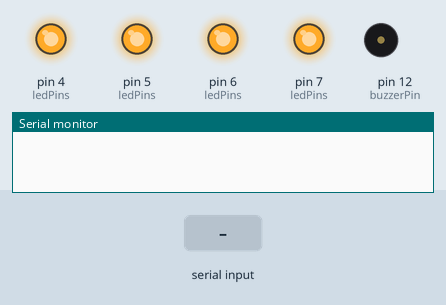
Recording of a sketch running on a simulated Arduino Uno, built with avr-gcc and run on an emulated ATmega328P. Parts: output pins drawn as LEDs (lit = HIGH), buzzer (waves = sounding, pin HIGH), the last lines printed to the serial monitor. Inputs (shaded band) come from the test bench.

Above: at 1.2 s.
1.3 s: "left\n" received over Serial
At 1.8 s:
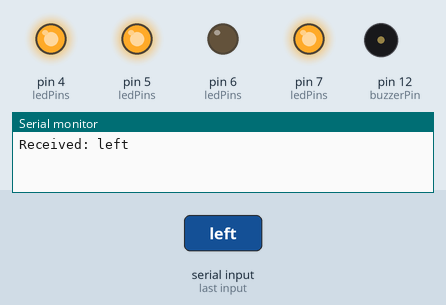
2.9 s: "up\n" received over Serial
At 4.2 s:
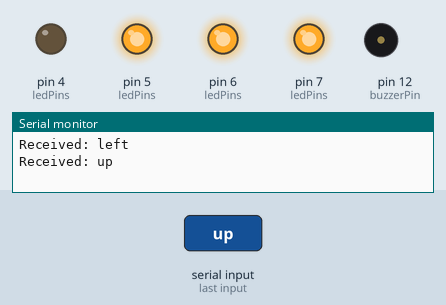
4.5 s: "right\n" received over Serial
At 5.5 s:
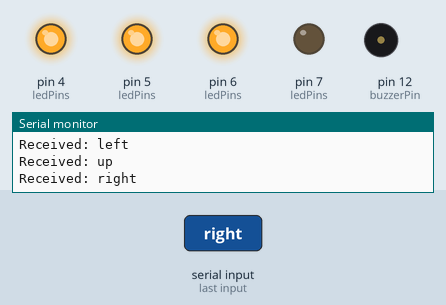
6.1 s: "down\n" received over Serial
At 6.7 s:
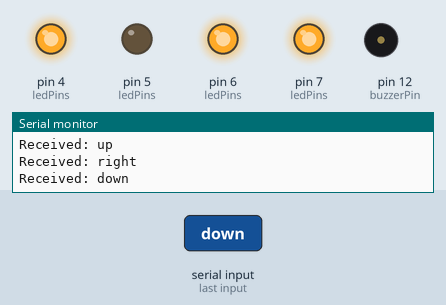
Timing chart, 0 to 8.7 s (numbered marks = the images above; inputs shaded):
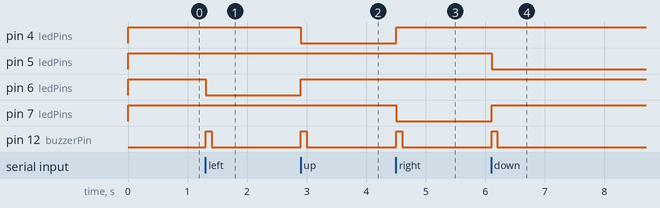

The sketch:

bluetooth_leds.ino
```cpp
const int LEFT_LED = 6;   // Change as per your wiring
const int UP_LED = 4;
const int RIGHT_LED = 7;
const int DOWN_LED = 5;
const int buzzerPin = 12;

// Helper: All LEDs in array for easier off/on
const int ledPins[] = {LEFT_LED, UP_LED, RIGHT_LED, DOWN_LED};
const int NUM_LEDS = 4;

void setup() {
  Serial.begin(9600); // HC-05 default
  pinMode(buzzerPin, OUTPUT);
  digitalWrite(buzzerPin, LOW);

  for (int i = 0; i < NUM_LEDS; i++) {
    pinMode(ledPins[i], OUTPUT);
    digitalWrite(ledPins[i], HIGH); // Start with all LEDs OFF (common anode)
  }
}

void loop() {
  if (Serial.available()) {
    String input = Serial.readStringUntil('\n'); // Read until newline
    input.trim(); // Remove any whitespace/newlines

    Serial.print("Received: ");
    Serial.println(input);

    // First, turn all LEDs OFF
    for (int i = 0; i < NUM_LEDS; i++) {
      digitalWrite(ledPins[i], HIGH); // OFF for common anode, LOW for cathode
    }

    // Determine which LED to turn ON
    int ledIndex = -1;
    if (input.equalsIgnoreCase("left"))  ledIndex = 0;
    else if (input.equalsIgnoreCase("up"))    ledIndex = 1;
    else if (input.equalsIgnoreCase("right")) ledIndex = 2;
    else if (input.equalsIgnoreCase("down"))  ledIndex = 3;

    if (ledIndex != -1) {
      digitalWrite(ledPins[ledIndex], LOW); // ON for common anode, HIGH for cathode

      // Optional: Beep for feedback
      digitalWrite(buzzerPin, HIGH);
      delay(100);
      digitalWrite(buzzerPin, LOW);
    }
  }
}
```

Measured:
- after the input at 1.3 s, pin 6 (ledPins): HIGH → LOW at once; pin 12 (buzzerPin): LOW → HIGH at once, → LOW 0.10 s later
- after the input at 2.9 s, pin 4 (ledPins): HIGH → LOW at once; pin 6 (ledPins): LOW → HIGH at once; pin 12 (buzzerPin): LOW → HIGH at once, → LOW 0.10 s later
- after the input at 4.5 s, pin 4 (ledPins): LOW → HIGH at once; pin 7 (ledPins): HIGH → LOW at once; pin 12 (buzzerPin): LOW → HIGH at once, → LOW 0.10 s later
- after the input at 6.1 s, pin 5 (ledPins): HIGH → LOW at once; pin 7 (ledPins): LOW → HIGH at once; pin 12 (buzzerPin): LOW → HIGH at once, → LOW 0.10 s later
